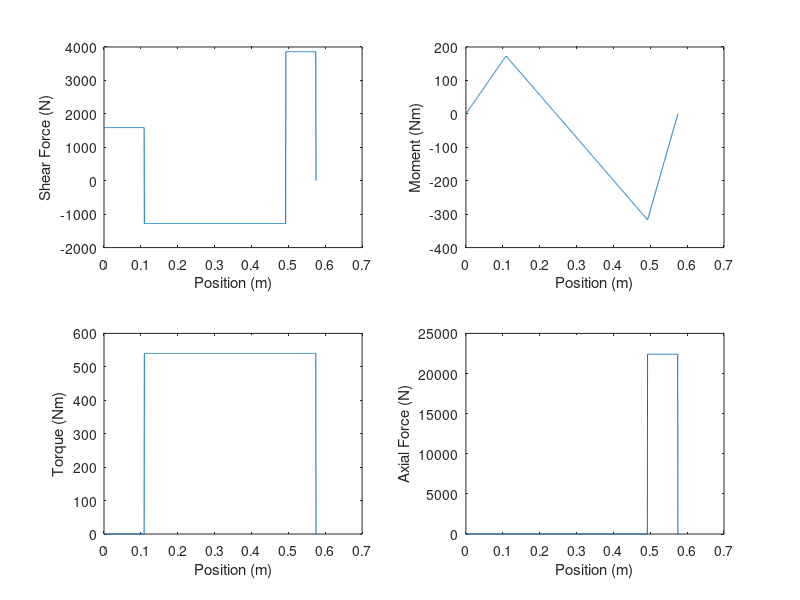

Write the MATLAB code that produced this figure. (Note: this script raises an error after producing the figure.)
% Main script
g = 9.81;
shaftSpeed = 300*2*pi/60; %rad/s

% Table 11-2 Transverse (col1 = Bore Diameter, col3 = Bearing Width, col4 =
% Fillet Radius).  Note we are supposed to have a fillet radius <= 1mm for
% the gears.
table_112 = [10 30 9 0.6 12.5 27 5.07 2.24 4.94 2.12;
    12 32 10 0.6 14.5 28 6.89 3.10 7.02 3.05;
    15 35 11 0.6 17.5 31 7.80 3.55 8.06 3.65;
    17 40 12 0.6 19.5 34 9.56 4.50 9.95 4.75;
    20 47 14 1.0 25 41 12.7 6.20 13.3 6.55;
    25 52 15 1.0 30 47 14.0 6.95 14.8 7.65;
    30 62 16 1.0 35 55 19.5 10.0 20.3 11.0;
    35 72 17 1.0 41 65 25.5 13.7 27.0 15.0;
    40 80 18 1.0 46 72 30.7 16.6 31.9 18.6;
    45 85 19 1.0 52 77 33.2 18.6 35.8 21.2;
    50 90 20 1.0 56 82 35.1 19.6 37.7 22.8;
    55 100 21 1.5 63 90 43.6 25.0 46.2 28.5;
    60 110 22 1.5 70 99 47.5 28.0 55.9 35.5;
    65 120 23 1.5 74 109 55.9 34.0 63.7 41.5;
    70 125 24 1.5 79 114 61.8 37.5 68.9 45.5;
    75 130 25 1.5 86 119 66.3 40.5 71.5 49.0;
    80 140 26 2.0 93 127 70.2 45.0 80.6 55.0;
    85 150 28 2.0 99 136 83.2 53.0 90.4 63.0;
    90 160 30 2.0 104 146 95.6 62.0 106 73.5;
    95 170 32 2.0 110 156 108 69.5 121 85.0];

% leftPoint = -10e-3;
% rightPoint = 550e-3;

% length range (m)
leftPoint = 0;
rightPoint = 575e-3;


N = 1000; % num points


% 1020 Cold Drawn Carbon Steel
% https://www.makeitfrom.com/material-properties/Cold-Drawn-1020-Carbon-Steel/
E = 190e9; % Young's modulus

x = linspace(leftPoint, rightPoint, N);
dx = (rightPoint-leftPoint)/N;

d1 = 0; d2 = 0; d3 = 0; d4 = 0; d5 = 0;

% Forces along shaft (N)
F = [1.59e3*ones(1,190) -1.28e3*ones(1,667) 3.86e3*ones(1,143)];
% weight vector
W = zeros(N,1);
W(int16(0.1/dx)) = 48.2*g;
W(int16(0.525/dx)) = 5.9*g;


% Moment along shaft (Nm)
for i=1:N
   M(i) = mean(F(1:i))*x(i); 
end

F(end) = 0;

% Torque along shaft
T = [zeros(1,190) 540*ones(1,810)];
T(end) = 0;

% Axial Force along shaft
F_axial = [zeros(1,856) 22.4e3*ones(1,144)];
F_axial(end) = 0;

figure(1)
subplot(2,2,1)
plot(x,F)
xlabel('Position (m)')
ylabel('Shear Force (N)')
subplot(2,2,2)
plot(x,M)
xlabel('Position (m)')
ylabel('Moment (Nm)')
subplot(2,2,3)
plot(x,T)
xlabel('Position (m)')
ylabel('Torque (Nm)')
subplot(2,2,4)
plot(x,F_axial)
xlabel('Position (m)')
ylabel('Axial Force (N)')

% Critical location is at left shoulder for the worm gear (high moment,
% torque and axial loading present, large change in radii).
Ma = M(ceil(475/525*N)); % Nm
Tm = 540; % Nm

for i=1:length(table_112(:,1))
    d = table_112(i,1);
    D = 1.3*d;
    r = table_112(i,4);
    if r>1
        r=1;
    end
    n4 = fatigueAnalysis(r,d,D,Ma,Tm);
    if n4 >= 3
        d5 = d;
        [c, index] = min(abs(table_112(:,1)-D));
        d4 = table_112(index,1);
        break
    end
end

% Next check interface for right bearing and its shoulder.
Ma = M(ceil(450/525*N)); % Nm
Tm = 540; % Nm

[~, index] = min(abs(table_112(:,1)-d4/1.2));
d3 = table_112(index,1);
r = table_112(index,4);
if r>1
    r=1;
end
n3 = fatigueAnalysis(r,d3,d4,Ma,Tm);

% Next check interface for right bearing shoulder and longer part of the 
% shaft.
Ma = M(ceil(450/525*N)); % Nm
Tm = 540; % Nm

[~, index] = min(abs(table_112(:,1)-d3/1.2));
d2 = table_112(index,1);
r = table_112(index,4);
if r>1
    r=1;
end
n2 = fatigueAnalysis(r,d3,d4,Ma,Tm);

% Next check interface for left bearing shoulder.
Ma = M(ceil(100/525*N)); % Nm
Tm = 0; % Nm

[c, index] = min(abs(table_112(:,1)-d2/1.2));
d1 = table_112(index,1);
r = table_112(index,4);
if r>1
    r=1;
end
n1 = fatigueAnalysis(r,d3,d4,Ma,Tm);

% Shaft contour
contour = [d1*ones(1,190) d2*ones(1,619) d3*ones(1,48) d4*ones(1,48) d5*ones(1,95)];

% Check deflection and critical speed
xBearing = [0.000 0.450];       % bearing locations
xGears   = [0.100 0.450+0.075]; % gear locations

[y, yx] = findDeflection(x, contour, xBearing, M, E);
figure(3)

plot(x,y);
maxSpeed = findCriticalSpeed(x, y, W); %rad/s
assert(shaftSpeed < maxSpeed);


plot(x,y*1e3);
title('Defection')
xlabel('Position (m)'); ylabel('Deflection (mm)');
[ymax, imax] = max(y);
fprintf('Max deflection: y = %.2e mm at x = %.0f mm \n', ymax*1e3, x(imax)*1e3)

figure(4)
plot(x,yx)
title('Slope')
xlabel('Position (m)'); ylabel('Slope (rad)');
[yxmax, imax] = max(yx);
fprintf('Max slope: dy/dx = %.2e rad at x = %.0f mm \n', yxmax, x(imax)*1e3)

%% We need to check the following:
% Deflection at gears: 
% Slope at gears: 
% assume crowned spur gear

% TODO: make a 3D plot of the shaft.  Not sure how to do this.

figure(2)
hold on
plot(x,contour/2, 'b')
plot(x,-contour/2, 'b')
plot(x(1)*[1 1], [1 -1]*contour(1)/2, 'b')
plot(x(end)*[1 1], [1 -1]*contour(end)/2, 'b')
hold off
%axis([0 550e-3 30 70])
xlabel('Position (m)'); ylabel('Shaft Outline (mm)');